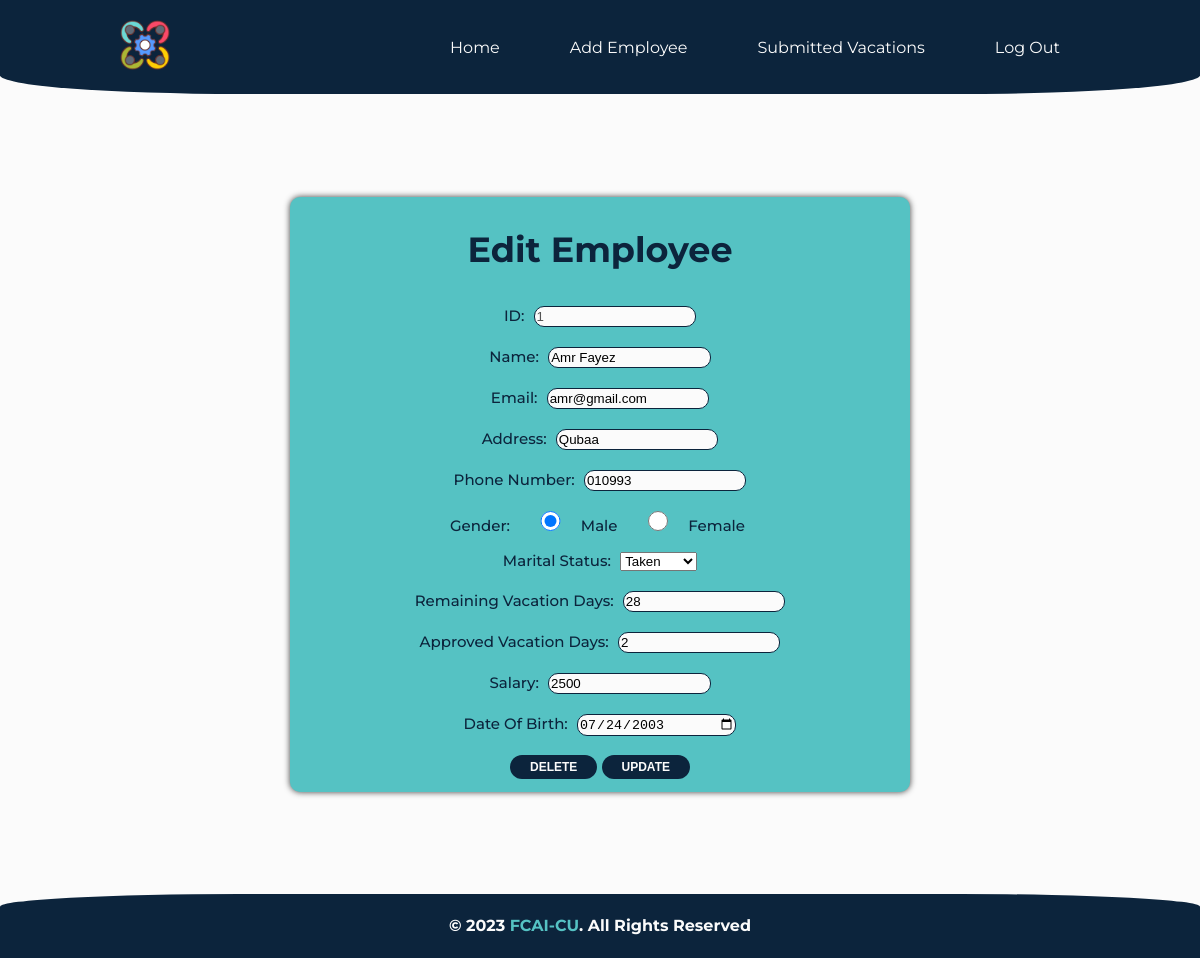
The app's page /edit/1/ (signed in) with its own data.
### pages/models.py (models this page shows, shortened)
class Employee(models.Model):
    GENDER_CHOICES = [
        ('male', 'Male'),
        ('female', 'Female'),
    ]
    MARITAL_STATUS_CHOICES = [
        ('single', 'Single'),
        ('taken', 'Taken'),
        ('married', 'Married'),
        ('divorced', 'Divorced'),
        ('widowed', 'Widowed'),
    ]
    ID = models.IntegerField(primary_key=True)
    Name = models.CharField(max_length=15)
    Remaining_vacation_days = models.IntegerField(default=30)
    Approved_vacation_days = models.IntegerField(default=0)
    Email = models.EmailField(max_length=254)
    Address = models.CharField(max_length=100)
    Phone = models.CharField(max_length=11)
    Salary = models.CharField(max_length=20)
    Date_of_birth = models.DateField()
    Gender = models.CharField(max_length=6, choices=GENDER_CHOICES)
    Marital_status = models.CharField(
        max_length=10, choices=MARITAL_STATUS_CHOICES)
    objects = models.Manager()

### pages/views.py (the view)
# urls.py: path('edit/<int:id>/', views.edit, name='edit'),
def edit(request, id):
    if 'username' in request.session and not request.session['username'] == '':
        emp = Employee.objects.get(ID=id)
        return render(request, 'pages/edit.html', {'emp': emp})
    else:
        return redirect('login')

### templates/pages/edit.html (shortened to what this page needs)
{% extends 'base.html' %}
{% load static %}
{% block styles %}
<link rel="stylesheet" href="{% static 'style/edit.css' %}">
{% endblock styles %}
{% block content %}
<div class="content">
    <div class="container">
        <div class="form">
            <form action="{% url 'updateEmp' id=emp.ID %}" method="post">
                <h2>Edit Employee</h2>
                <label for="id">ID:</label>
                <input type="number" name="id" placeholder="Id" value="{{emp.ID}}" required disabled><br>
                <label for="name">Name:</label>
                <input type="text" name="name" placeholder="Name" value="{{emp.Name}}" id="name" required><br>
                <label for="email">Email:</label>
                <input type="text" name="email" placeholder="Email" value="{{emp.Email}}" id="email"><br>
                <label for="address">Address:</label>
                <input type="text" name="address" placeholder="Address" value="{{emp.Address}}"><br>
                <label for="phone">Phone Number:</label>
                <input type="text" name="phone" placeholder="Phone" value="{{emp.Phone}}" id="phone"><br>
                <label for="gender">Gender:</label>
                <input type="radio" name="gender" value="male" {% if emp.Gender == "male" %}checked{% endif %}><label>Male</label>
                <input type="radio" name="gender" value="female" {% if emp.Gender == "female" %}checked{% endif %}><label>Female</label><br>
                <label for="marital_status">Marital Status:</label>
                <select name="marital_status" id="marital_status">
                    <option value="taken" {% if emp.Marital_status == "taken" %}selected{% endif %}>Taken</option>
                </select><br>
                <label for="vacation_left">Remaining Vacation Days:</label>
                <input type="number" name="vacation_left" placeholder="Remaining Vacation Days" value="{{emp.Remaining_vacation_days}}" required><br>
                <label for="vacation_approved">Approved Vacation Days:</label>
                <input type="number" name="vacation_approved" placeholder="Approved Vacation Days" value="{{emp.Approved_vacation_days}}" required><br>
                <label for="salary">Salary:</label>
                <input type="text" name="salary" placeholder="Salary" value="{{emp.Salary}}" id="salary"><br>
                <label for="birth">Date Of Birth:</label>
                <input type="date" name="birth" placeholder="Date of Birth" value="{{emp.Date_of_birth|date:'Y-m-d'}}"><br><br>
                <a href="{% url 'deleteEmp' id=emp.ID %}"><input class="sub" type="button" value="Delete" id="del"></a>
                <input class="sub" type="submit" value="Update" id="update">
            </form>
        </div>
    </div>
</div>
{% endblock content %}

### project/static/style/general.css (style rules this page uses)
:root { --grey: #C9D1D5; --darkgrey: #818c98; --darkblue: #0C243C; --turquoise: #55C2C3; --applewhite: #fbfbfb; --darkturq: #3f9294; }
body { background-color: var(--applewhite); margin: 0; font-family: 'Montserrat', sans-serif; text-align: center; color: var(--darkblue); min-height: 100vh; display: flex; flex-direction: column; text-transform: capitalize; }

### project/static/style/edit.css (style rules this page uses)
:root { --grey: #C9D1D5; --darkgrey: #818c98; --darkblue: #0C243C; --turquoise: #55C2C3; --applewhite: #fbfbfb; --darkturq: #4eb3b5; }
body { background: var(--applewhite); }
.container { display: flex; justify-content: center; align-items: center; height: 100vh; }
.form { display: flex; justify-content: center; align-items: center; background: var(--turquoise); border-radius: 10px; box-shadow: 0 0 6px #3e3e3e; padding: 10px; width: 600px; height: 575px; -webkit-border-radius: 10px; -moz-border-radius: 10px; -ms-border-radius: 10px; -o-border-radius: 10px; }
.form h2 { color: var(--darkblue); font-size: 35px; font-weight: 700; margin-bottom: 15px; text-align: center; }
.sub { background: var(--darkblue); color: var(--applewhite); margin: 0 auto; font-size: 12px; padding: 5px 20px; text-transform: uppercase; font-weight: 600; border-radius: 100px; border: none; cursor: pointer; transition: 0.5s; margin-bottom: 10px; -webkit-transition: 0.5s; -moz-transition: 0.5s; -ms-transition: 0.5s; -o-transition: 0.5s; -webkit-border-radius: 100px; -moz-border-radius: 100px; -ms-border-radius: 100px; -o-border-radius: 100px; }
.form label { color: var(--darkblue); font-size: 15px; font-weight: 500; margin-right: 5px; }
.form input[type=text] { background-color: var(--applewhite); border-radius: 10px; border: 0.5px solid #0C243C; width: 40%; height: 17px; margin-top: 20px; }
.form input[type=number] { background-color: var(--applewhite); border-radius: 10px; border: 0.5px solid #0C243C; width: 40%; height: 17px; margin-top: 20px; }
.form input[type=date] { background-color: var(--applewhite); border-radius: 10px; border: 0.5px solid #0C243C; width: 40%; height: 20px; margin-top: 20px; }
.form input[type=radio] { background-color: var(--applewhite); border-radius: 2px; border: 0.5px solid #0C243C; width: 15%; height: 20px; margin-top: 20px; margin-bottom: 20px; margin-left: 2px; margin-right: 1px; }
::placeholder { color: var(--darkblue); opacity: 0.7; }

### records on screen
Employee: id "1", name "Amr Fayez", email "amr@gmail.com", address "Qubaa", phone "010993", Gender "☑", marital_status "Taken", vacation_left "28", vacation_approved "2", salary "2500", birth "07/24/2003"
